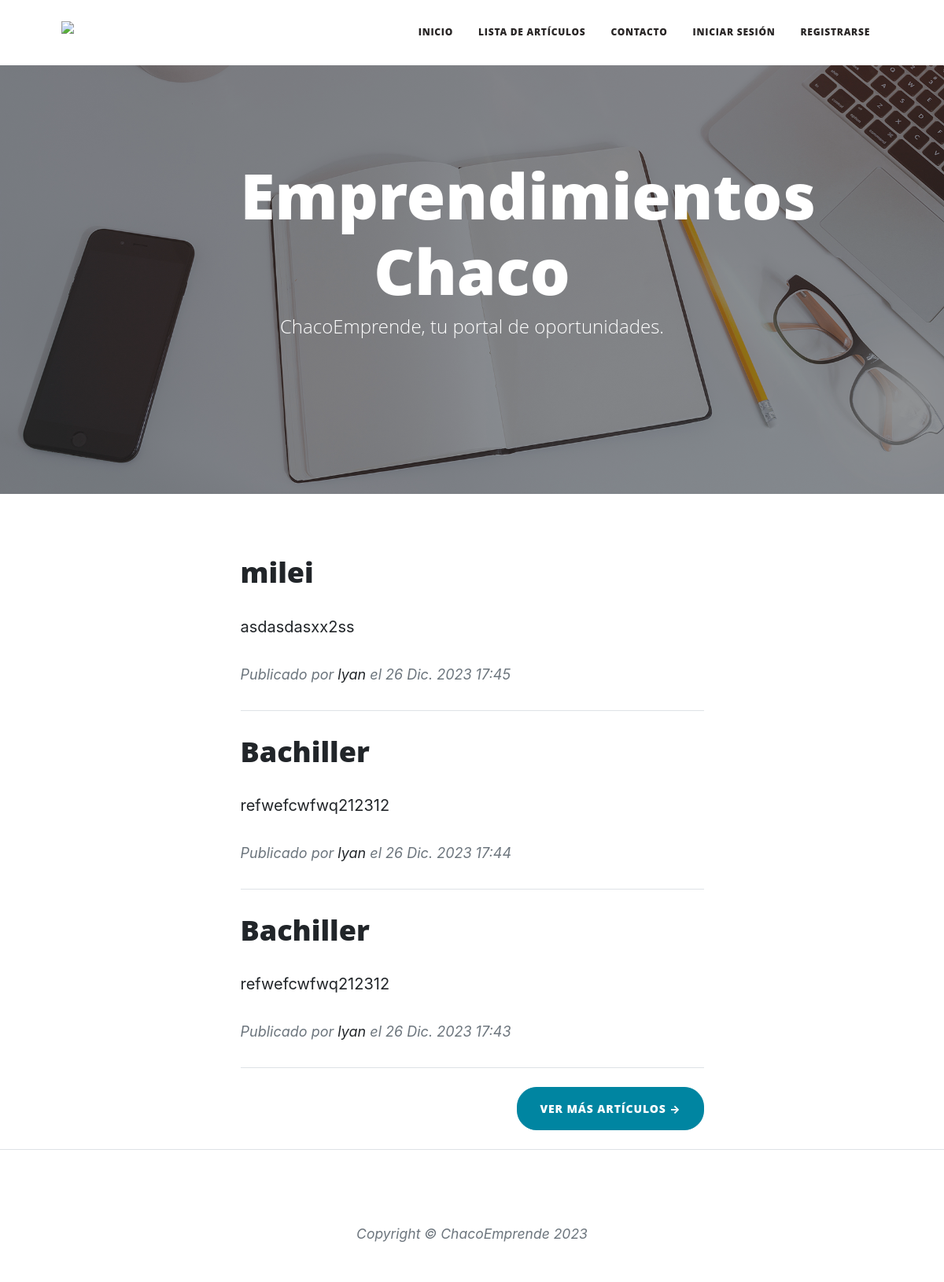
The app's page /, older data.
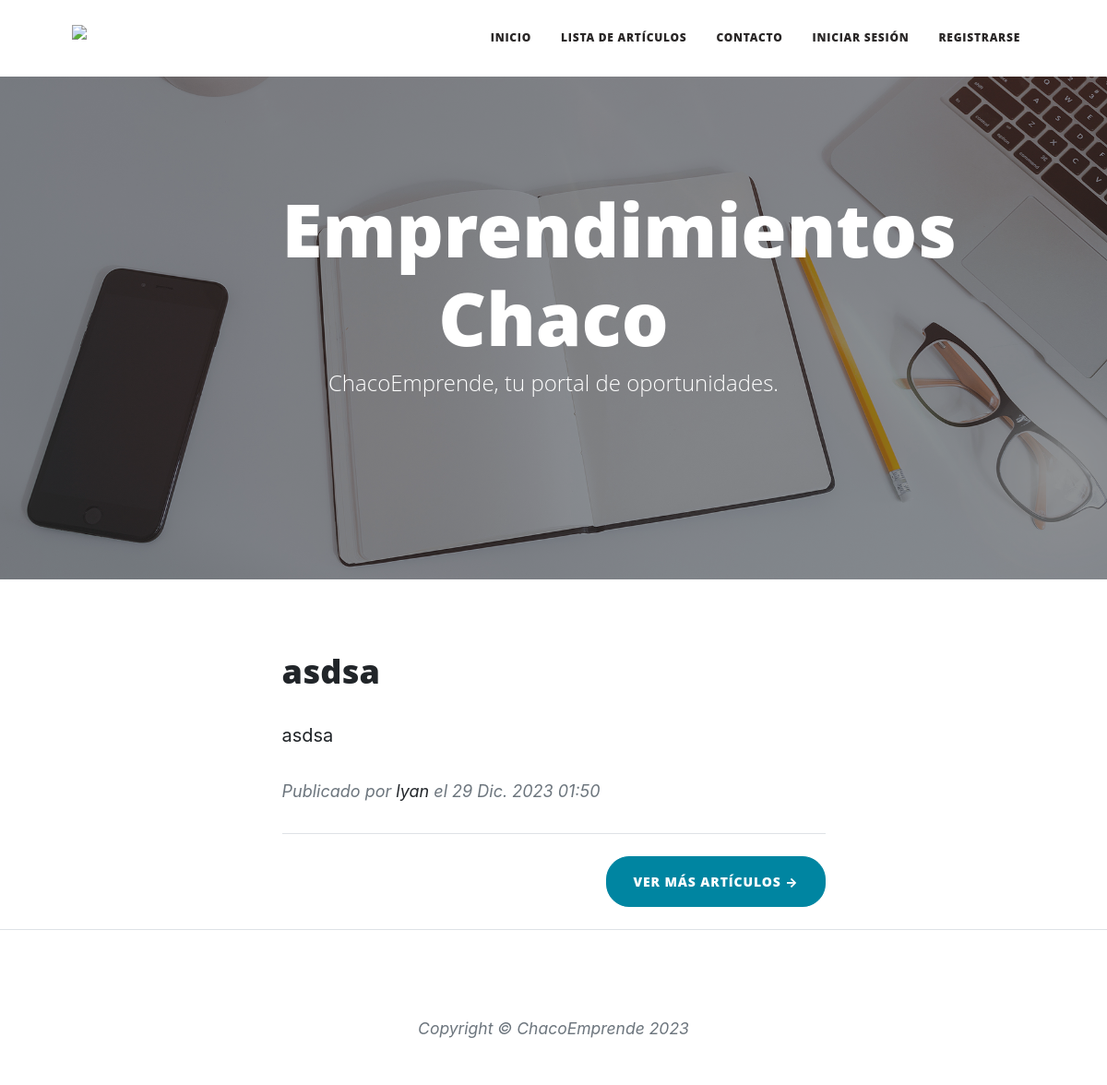
The same page, newer data.
### apps/articulos/models.py (models this page shows, shortened)
class Articulo(models.Model):
    titulo = models.CharField(max_length=255)
    contenido = models.TextField()
    imagen = models.ImageField(upload_to='articulos_imagenes/', blank=True, null=True)  # Agregado
    autor = models.ForeignKey(User, on_delete=models.CASCADE)
    fecha_creacion = models.DateTimeField(auto_now_add=True)

### Informatorio_ProyectoFinal/views.py (the view)
# urls.py: path('', views.Home, name ='inicio'),
def Home(request):
    ultimos_posteos = Articulo.objects.order_by('-fecha_creacion')[:3]  # Obtener los últimos 4 posteos
    context = {'ultimos_posteos': ultimos_posteos}
    return render(request, 'home.html', context)

### templates/home.html (shortened to what this page needs)
{% extends 'post.html' %}
{%load static%}
{% block contenido %}
<header class="masthead" style="background-image: url('static/assets/img/home-bg.jpg')">
    <div class="container position-relative px-4 px-lg-5">
        <div class="row gx-4 gx-lg-5 justify-content-center">
            <div class="col-md-10 col-lg-8 col-xl-7">
                <div class="site-heading">
                    <h1>Emprendimientos Chaco</h1>
                    <span class="subheading">ChacoEmprende, tu portal de oportunidades.</span>
                </div>
            </div>
        </div>
    </div>
</header>
<div class="container px-4 px-lg-5">
    <div class="row gx-4 gx-lg-5 justify-content-center">
        <div class="col-md-10 col-lg-8 col-xl-7">
            {% for articulo in ultimos_posteos %}
            <div class="post-preview">
                <a href="{% url 'articulos:detalle_articulo' articulo.id %}">
                    <h2 class="post-title">{{ articulo.titulo }}</h2>
                    <p>{{ articulo.contenido |truncatewords:30 }}</p>
                </a>
                <p class="post-meta">
                    Publicado por <a href="#!">{{ articulo.autor.username }}</a> el {{ articulo.fecha_creacion }}
                </p>
            </div>
            <hr class="my-4" />
            {% endfor %}
            <div class="d-flex justify-content-end mb-4">
                <a class="btn btn-primary text-uppercase" style="border-radius: 25px;"
                    href="{% url 'articulos:lista_articulos' %}">
                    Ver más artículos →
                </a>
            </div>
        </div>
    </div>
</div>
<footer class="border-top">
    <div class="container px-4 px-lg-5">
        <div class="row gx-4 gx-lg-5 justify-content-center">
            <div class="col-md-10 col-lg-8 col-xl-7">
                <ul class="list-inline text-center">
                </ul>
                <div class="small text-center text-muted fst-italic">Copyright &copy; ChacoEmprende 2023</div>
            </div>
        </div>
    </div>
</footer>
</body>
{% endblock contenido %}

Row changes from the older to the newer data that the page shows:
removed Articulo: titulo "milei", contenido "asdasdasxx2ss", autor.username "lyan", fecha_creacion "26 Dic. 2023 17:45"
removed Articulo: titulo "Bachiller", contenido "refwefcwfwq212312", autor.username "lyan", fecha_creacion "26 Dic. 2023 17:44"
removed Articulo: titulo "Bachiller", contenido "refwefcwfwq212312", autor.username "lyan", fecha_creacion "26 Dic. 2023 17:43"
now on this page (row edited): Articulo: titulo "asdsa", contenido "asdsa", autor.username "lyan", fecha_creacion "29 Dic. 2023 01:50"
